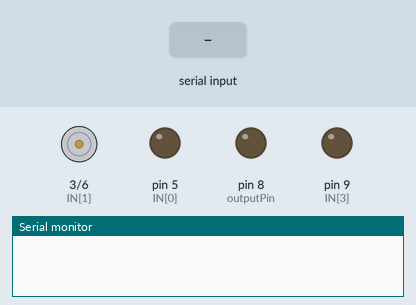
Bench run of a sketch on a simulated Arduino Uno, built with avr-gcc and run on an emulated ATmega328P. Shown: motor-driver pin pairs drawn as motors (green arrow = first pin HIGH = forward, orange = second pin HIGH = backward, longer = more drive), output pins drawn as LEDs (lit = HIGH), the last lines printed to the serial monitor. The test bench sets the inputs (shaded band).

Above: at 1.2 s.
1.3 s: "0" received over Serial
At 2.4 s:
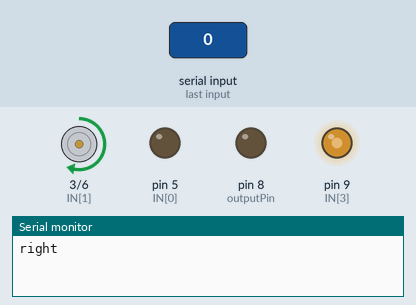
2.8 s: byte 16 (back_command) received over Serial
At 3.5 s:
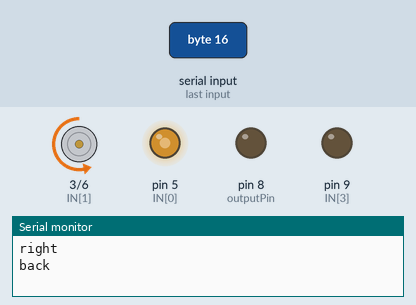
4.3 s: byte 80 (speed_1) received over Serial
At 4.7 s:
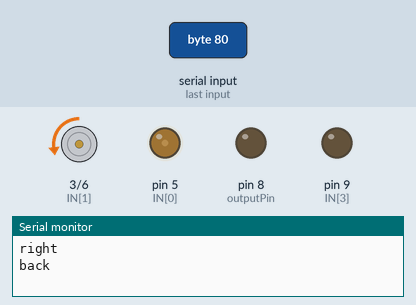
5.8 s: byte 0 (forward_command) received over Serial
At 7.0 s:
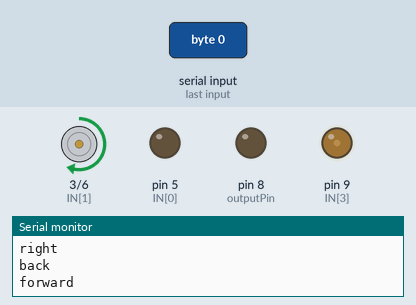
7.3 s: byte 32 (left_command) received over Serial
At 7.4 s:
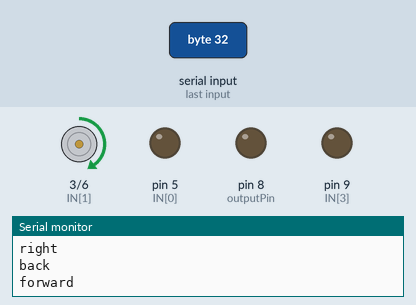
9.0 s: byte 96 (speed_2) received over Serial
At 9.5 s:
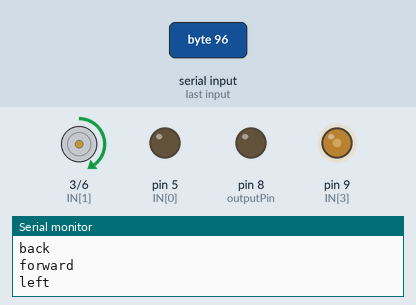
Timing chart, 0 to 11.5 s (numbered marks = the images above; inputs shaded):
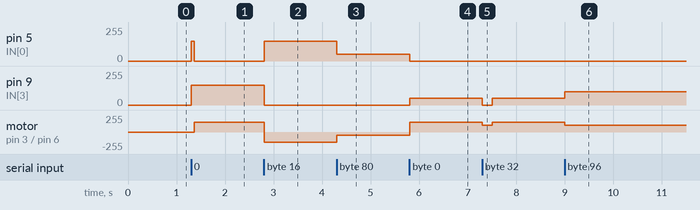

The sketch:

yaokong.ino
```cpp
/***************************************************/
/*程序名称：蓝牙避障循迹音乐智能小车               */
/*作    者：孙训                                   */
/*时  间：2015年12月20日                           */
/*硬件连接：看引脚定义部分                         */
/***************************************************/

/*----------可调参数部分---------------------*/
int v=150;//蓝牙模式默认中速档
int safedistance=10;  //默认超声波安全距离10cm

/*----------引脚设置部分---------------------*/
int IN[4]= {5,3,6,9};  //电机:分别对应IN1，IN2，IN3，IN4
int inputPin=7;     //echo D7
int outputPin=8;    //trig D8

/*----------蓝牙命令部分---------------------*/
#define forward_command  0x00        //前进命令
#define back_command  0x10        //后退命令
#define left_command  0x20        //左转命令
#define right_command 0x30        //右转命令
#define stop_command  0x40        //停止命令

#define speed_1     0x50        //低速命令
#define speed_2     0x60        //中低速命令
#define speed_3     0x70        //中速命令
#define speed_4     0x80        //中高速命令
#define speed_5     0x90        //高速命令


/*----------函数声明部分---------------------*/
void motor(int speed2,int speed1); //speed1 右轮速度,speed2 左轮速度
void receive_data(void);          //接收串口命令数据
float distance(void);            //测距函数
void forward(void);             //前进子函数
void back(void);                //后退子函数
void turn_left(void);           //左转子函数
void turn_right(void);          //右转子函数
void stop_car(void);      //停止子函数
void bluetoothControl();    //蓝牙控制函数


/*----------引几个全局变量部分---------------------*/
byte comdata=0;            //定义数组类型，用于存放串口命令数据
int p1,p2,p;//因循迹模式里要经常用到，就定义为全局变量吧
float IntervalTime;

/*----------arduino主程序部分---------------------*/
void setup() {
  pinMode(IN[0],OUTPUT);
  pinMode(IN[1],OUTPUT);
  pinMode(IN[2],OUTPUT);
  pinMode(IN[3],OUTPUT);
  pinMode(inputPin, INPUT);
  pinMode(outputPin, OUTPUT);
  Serial.begin(9600);
  motor(0,0);
}
void loop()
{
    bluetoothControl();
    //if(distance()<=safedistance) stop_car();
}

/*----------自写函数部分---------------------*/
float distance(void)
{
  long IntervalTime=0; //定义一个时间变量

    digitalWrite(outputPin, 1);//置高电平
    delayMicroseconds(12);//延时12us
    digitalWrite(outputPin, 0);//设为低电平
    IntervalTime=pulseIn(inputPin, 1);//用自带的函数采样反馈的高电平的宽度，单位us
    float S=IntervalTime/58.00; //使用浮点计算出距离，单位cm
    return S;
}

void motor(int speed2,int speed1){ //speed1 right,speed2 left
  int s1,s2,s3,s4;
  if(speed1>0){
    s1=0;
    s2=1;
  }
  else{
    s1=1;
    s2=0;
  }
  digitalWrite(IN[s1],LOW);
  analogWrite(IN[s2],abs(speed1));
  if(speed2>0){
    s3=2;
    s4=3;
  }
  else{
    s3=3;
    s4=2;
  }
  digitalWrite(IN[s3],LOW);
  analogWrite(IN[s4],abs(speed2));
}

void bluetoothControl()
{
  if(Serial.available()>0){
    receive_data();           //接收串口命令数据
  }
}

void receive_data(void)           //接收串口命令数据
{
    comdata=Serial.read();
    delay(2);//让串口缓存准备好下一个字节，不延时可能会导致数据丢失
    switch (comdata){
        case forward_command: forward();    break;//前进命令
        case back_command:    back();       break;//后退命令
        case left_command:    turn_left();  break;//左转命令
        case right_command:   turn_right(); break;//右转命令
        case stop_command:    stop_car();   break;//停止命令

        case speed_1:v=v<0?-50:50;motor(v,v);break;//低速命令
        case speed_2:v=v<0?-100:100;motor(v,v);break;//中低速命令
        case speed_3:v=v<0?-150:150;motor(v,v);break;//中速命令
        case speed_4:v=v<0?-200:200;motor(v,v);break;//中高速命令
        case speed_5:v=v<0?-250:250;motor(v,v);break;//高速命令
      }
}

void forward(void)              //前进
{
  v=abs(v);
  motor(v,v);
  Serial.println("forward");
}

void back(void)               //后退
{
  v=-abs(v);
  motor(v,v);
  Serial.println("back");
}

void turn_left(void)              //左转
{
  motor(-v,v);
 delay(10000/abs(v));
 motor(v,v);
 Serial.println("left");
}

void turn_right(void)             //右转
{
  motor(v,-v);
  delay(10000/abs(v));
  motor(v,v);
  Serial.println("right");
}

void stop_car(void)
{
  motor(0,0);
  Serial.println("stop");
}
```

Measured:
- after the input at 1.3 s, pin 5 (IN[0]): 0/255 → 150/255 at once, → 0/255 0.07 s later; pin 9 (IN[3]): 0/255 → 150/255 at once; motor on pin 3 (IN[1]) / pin 6 (IN[2]): stopped → forward 150/255 after 0.07 s
- after the input at 2.8 s, pin 5 (IN[0]): 0/255 → 150/255 at once; pin 9 (IN[3]): 150/255 → 0/255 at once; motor on pin 3 (IN[1]) / pin 6 (IN[2]): forward 150/255 → backward 150/255 at once
- after the input at 4.3 s, pin 5 (IN[0]): 150/255 → 50/255 at once; motor on pin 3 (IN[1]) / pin 6 (IN[2]): backward 150/255 → backward 50/255 at once
- after the input at 5.8 s, pin 5 (IN[0]): 50/255 → 0/255 at once; pin 9 (IN[3]): 0/255 → 50/255 at once; motor on pin 3 (IN[1]) / pin 6 (IN[2]): backward 50/255 → forward 150/255 at once
- after the input at 7.3 s, pin 9 (IN[3]): 50/255 → 0/255 at once, → 50/255 0.20 s later; motor on pin 3 (IN[1]) / pin 6 (IN[2]): forward 150/255 → forward 100/255 at once, → forward 150/255 0.20 s later
- after the input at 9.0 s, pin 9 (IN[3]): 50/255 → 100/255 at once; motor on pin 3 (IN[1]) / pin 6 (IN[2]): forward 150/255 → forward 100/255 at once
